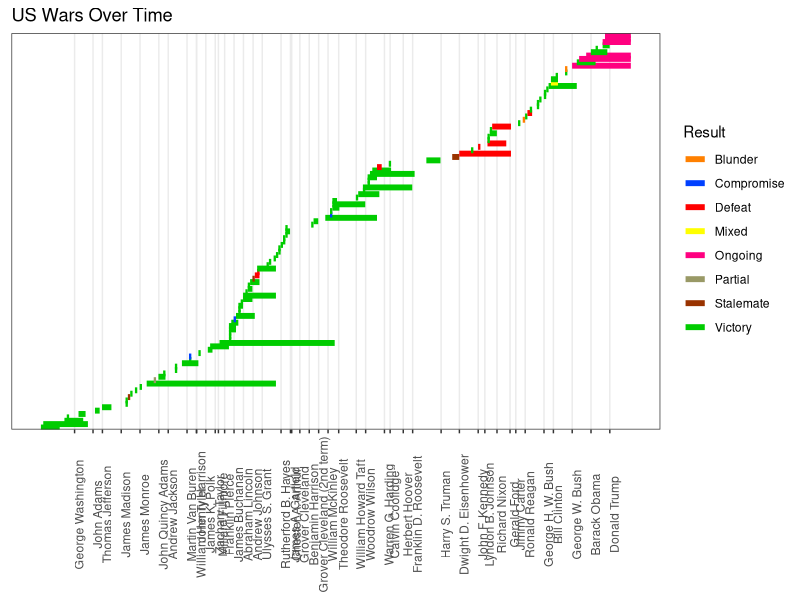

The R source for this figure:
library(ggplot2)

# Read data
pres <- read.csv("./data/presidents.csv")
wars <- read.csv("./data/wars.csv")

# Set dates
pres$Took.office <- as.Date(pres$Took.office, format = "%d/%m/%Y")
pres$Left.office <- as.Date(pres$Left.office, format = "%d/%m/%Y")

wars$End[is.na(wars$End)] <- as.integer(wars$Start[is.na(wars$End)]) + 1
wars$End[wars$Result=="Ongoing"] <- as.integer(format(Sys.Date(), "%Y"))

wars$Start <- as.Date(as.character(paste0("1/01/", wars$Start)), format = "%d/%m/%Y")
wars$End <- as.Date(as.character(paste0("1/01/", wars$End)), format = "%d/%m/%Y")

# Order Wars
wars$Name <- factor(wars$Name, levels = wars$Name[order(wars$Start)])

# Create colour palet 
pal <- c("#ff8000", "#0040ff", "#ff0000", "#ffff00", "#ff0080", "#999966", "#993300", "#00cc00")

# Create graph
p <- ggplot() +
  geom_segment(data = wars, aes(x = Start, xend = End, y = Name, yend = Name, color = Result), size = 2) +
  ggtitle("US Wars Over Time") +
  scale_colour_manual(values = pal) +
  scale_x_date(breaks = pres$Took.office, labels = pres$President) +
  theme_bw() +
  theme(axis.text.y = element_blank(),
        axis.text.x = element_text(angle = 90),
        axis.ticks.y = element_blank(),
        axis.title.y = element_blank(),
        axis.title.x = element_blank(),
        panel.grid.major.y = element_blank(),
        panel.grid.minor.x = element_blank(),
        panel.background = element_blank())

p
